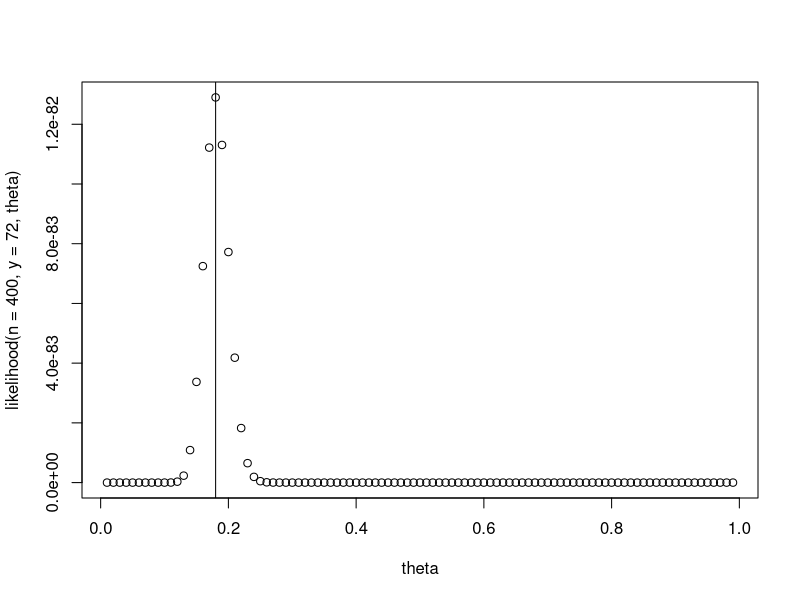
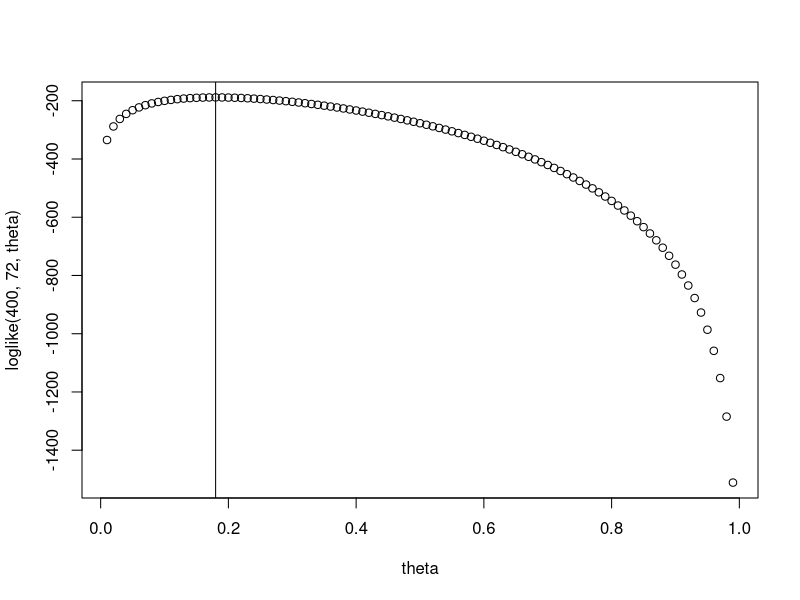
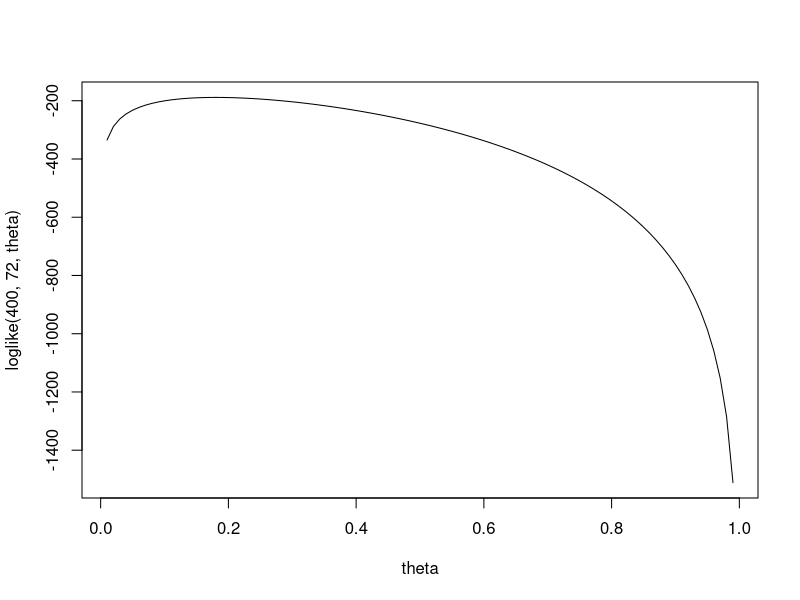

Generate these figures, in order, with R:
##create a function - Bernoulli
##n total
##y number of deaths
##theta
likelihood = function (n, y, theta) {
  return(theta ^ y * (1-theta)^(n-y))
}

##create a series of mortality rates to plot over
theta = seq(.01, .99, .01)

plot(theta, likelihood(n = 400, y = 72, theta))
72/400
abline(v = .18)

loglike = function(n, y, theta) {
  return(y*log(theta) + (n-y)*log(1-theta))
}

plot(theta, loglike(400,72,theta))
abline(v = .18)

##do this as a line plot instead
plot(theta, loglike(400,72,theta), type = "l")
